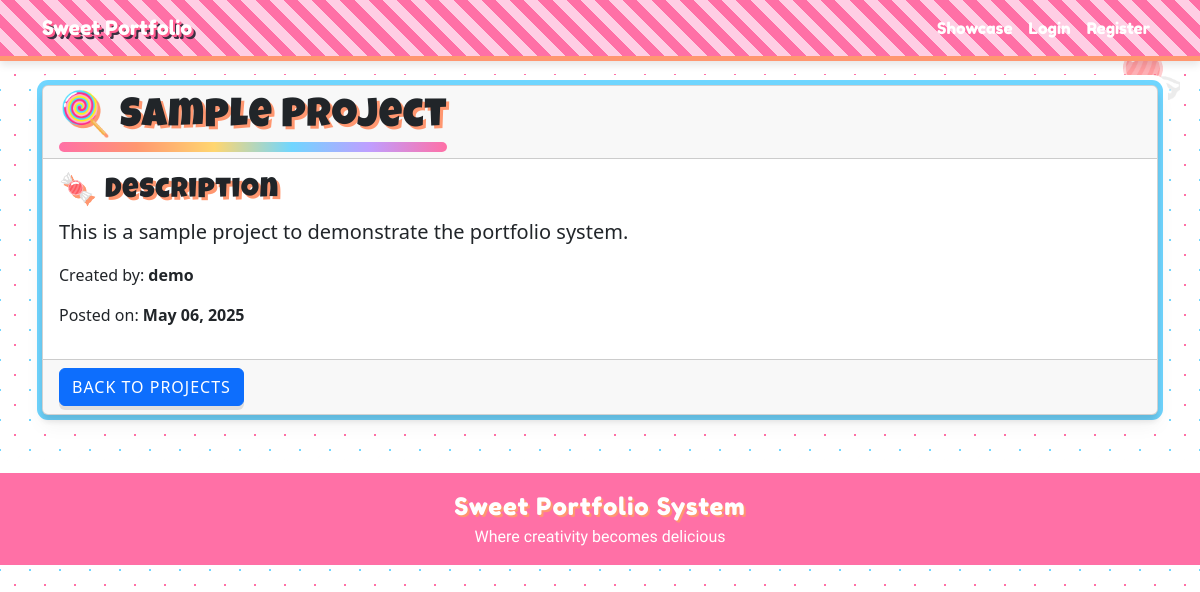
The app's page /project/1 with its own data.
### app.py (models this page shows, shortened)
class Project(db.Model): # Represents a project in the system
    id = db.Column(db.Integer, primary_key=True)
    title = db.Column(db.String(100), nullable=False)
    description = db.Column(db.Text, nullable=False)
    date_posted = db.Column(db.DateTime, nullable=False, default=datetime.utcnow)
    image_filename = db.Column(db.String(100), nullable=True)
    user_id = db.Column(db.Integer, db.ForeignKey('user.id'), nullable=False)

class User(db.Model): # Represents a user in the system
    id = db.Column(db.Integer, primary_key=True)
    username = db.Column(db.String(80), unique=True, nullable=False)
    email = db.Column(db.String(120), unique=True, nullable=False)
    password_hash = db.Column(db.String(128))
    projects = db.relationship('Project', backref='author', lazy=True)
    about_me = db.Column(db.Text, nullable=True)
    tech_stack = db.Column(db.Text, nullable=True)
    birthdate = db.Column(db.String(20), nullable=True)
    location = db.Column(db.String(100), nullable=True)
    occupation = db.Column(db.String(100), nullable=True)
    social_media = db.Column(db.Text, nullable=True)
    contact_info = db.Column(db.Text, nullable=True)
    full_name = db.Column(db.String(100), nullable=True)
    age = db.Column(db.String(20), nullable=True)
    gender = db.Column(db.String(50), nullable=True)
    address = db.Column(db.Text, nullable=True)
    student_id = db.Column(db.String(50), nullable=True)
    section = db.Column(db.String(50), nullable=True)

### app.py (the view)
@app.route('/project/<int:project_id>') # View project route
def view_project(project_id):
    project = Project.query.get_or_404(project_id)
    return render_template('view_project.html', project=project)

### app.py (called while the page is built)
@app.context_processor
def inject_request():
    return {'request': request}

### templates/view_project.html (shortened to what this page needs)
{% extends "base.html" %}
{% block content %}
<div class="card mb-4">
    <div class="card-header d-flex justify-content-between align-items-center">
        <h1>{{ project.title }}</h1>
    </div>
    <div class="card-body">
        <div class="project-description">
            <h3>Description</h3>
            <p class="lead">{{ project.description }}</p>
        </div>
        <div class="project-meta">
            <p>Created by: <strong>{{ project.author.username }}</strong></p>
            <p>Posted on: <strong>{{ project.date_posted.strftime('%B %d, %Y') }}</strong></p>
        </div>
    </div>
    <div class="card-footer">
        <a href="{{ url_for('home') }}" class="btn btn-primary">Back to Projects</a>
    </div>
</div>
{% endblock %}

### static/css/style.css (style rules this page uses)
:root { --candy-pink: #ff70a6; --bubblegum: #ff9770; --lemon-drop: #ffd670; --mint-green: #70d6ff; --grape: #bf9eff; --licorice: #3a3042; --marshmallow: #fff0f3; --chocolate: #6b4b3e; --candy-red: #ff5c8d; --cotton-candy: #ffcee4; }
body { background-color: var(--marshmallow); background-image: radial-gradient(var(--candy-pink) 1px, transparent 1px), radial-gradient(var(--mint-green) 1px, transparent 1px); background-size: 30px 30px; background-position: 0 0, 15px 15px; color: var(--licorice); font-family: 'Baloo 2', cursive; line-height: 1.6; min-height: 100vh; position: relative; margin: 0; padding: 0; transition: all 0.5s ease; }
h1, h2, h3, h4, h5, h6 { font-family: 'Luckiest Guy', cursive; color: var(--candy-pink); text-shadow: 3px 3px 0px var(--bubblegum); letter-spacing: 1px; position: relative; }
h1::after, h2::after { content: ""; position: absolute; bottom: -10px; left: 0; width: 100%; height: 10px; background: linear-gradient(90deg, var(--candy-pink), var(--bubblegum), var(--lemon-drop), var(--mint-green), var(--grape), var(--candy-pink)); border-radius: 10px; }
.card { background-color: white; border: none; border-radius: 20px; box-shadow: 0 10px 20px rgba(0, 0, 0, 0.05), 0 6px 6px rgba(0, 0, 0, 0.1), 0 0 0 5px var(--mint-green), 0 0 0 10px white; transition: all 0.3s ease; overflow: hidden; margin-bottom: 25px; }
.card-header { background-color: var(--grape); color: white; border-bottom: 5px dashed white; font-family: 'Fredoka One', cursive; }
.card-footer { background-color: var(--lemon-drop); border-top: 5px dashed white; }
.btn { border-radius: 50px; font-family: 'Fredoka One', cursive; text-transform: uppercase; letter-spacing: 1px; padding: 10px 20px; transition: all 0.3s ease; position: relative; overflow: hidden; box-shadow: 0 4px 0 0 rgba(0, 0, 0, 0.1); }
.btn::after { content: ""; position: absolute; top: 0; left: -100%; width: 100%; height: 100%; background: linear-gradient( 90deg, rgba(255, 255, 255, 0) 0%, rgba(255, 255, 255, 0.3) 50%, rgba(255, 255, 255, 0) 100% ); transition: all 0.5s ease; }
.btn-primary { background-color: var(--mint-green); border: none; color: var(--licorice); }
h1::before, h2::before { content: "🍭"; margin-right: 10px; display: inline-block; animation: spin 10s linear infinite; }
h3::before { content: "🍬"; margin-right: 10px; display: inline-block; animation: bounce 2s ease infinite; }

### templates/base.html (style rules this page uses)
body { transition: all 0.5s ease; }

### records on screen
Project: title "Sample Project", description "This is a sample project to demonstrate the portfolio system.", date_posted "May 06, 2025"
User: author.username "demo"
